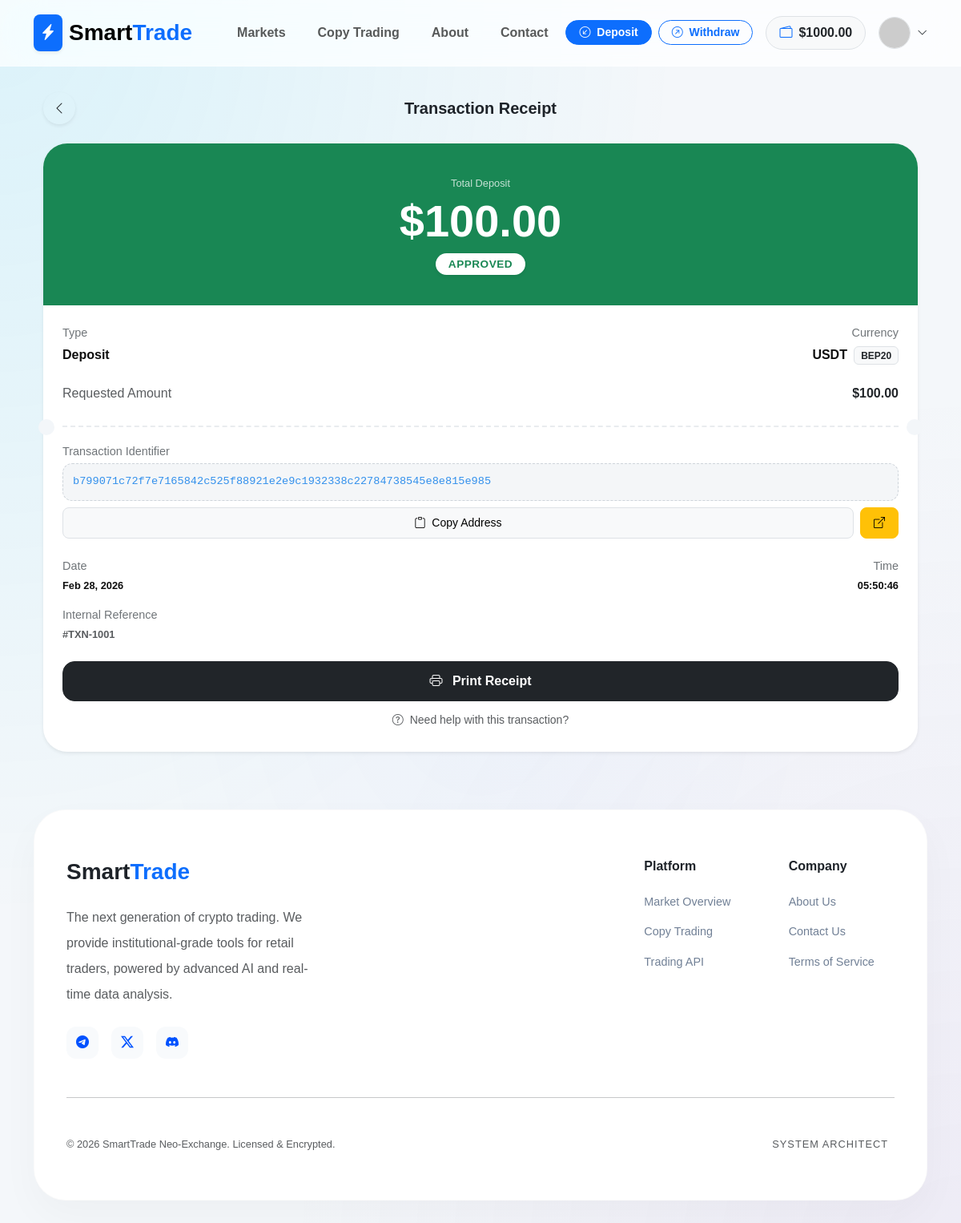
/transactions/transactions/1/ (signed in), run on the app's committed database.
### apps/accounts/models.py (models this page shows, shortened)
class User(AbstractUser):
    email = models.EmailField(unique=True, verbose_name="Email Address")
    balance = models.DecimalField(
        max_digits=20,
        decimal_places=2,
        default=0.00,
        verbose_name="Total Balance (USDT)"
    )
    wallet_address = models.CharField(
        max_length=255,
        blank=True,
        null=True,
        verbose_name="User Wallet Address"
    )
    is_verified = models.BooleanField(default=True)
    referred_by = models.ForeignKey('self', on_delete=models.SET_NULL, null=True, blank=True)
    referral_code = models.CharField(max_length=10, unique=True, blank=True)
    USERNAME_FIELD = 'email'
    REQUIRED_FIELDS = ['username']
    class Meta:
        verbose_name = 'User'
        verbose_name_plural = 'Users'

### apps/transactions/models.py (models this page shows, shortened)
class Transaction(models.Model):
    TRANSACTION_TYPES = (
        ('deposit', 'Deposit'),
        ('withdraw', 'Withdraw'),
    )
    STATUS_CHOICES = (
        ('pending', 'Pending'),
        ('approved', 'Approved'),
        ('rejected', 'Rejected'),
    )
    user = models.ForeignKey(settings.AUTH_USER_MODEL, on_delete=models.CASCADE)
    tx_type = models.CharField(max_length=10, choices=TRANSACTION_TYPES)
    amount = models.DecimalField(max_digits=20, decimal_places=2)
    fee = models.DecimalField(max_digits=20, decimal_places=2, default=0.00)
    currency = models.CharField(max_length=10, default='USDT')
    tx_hash = models.CharField(max_length=255)
    status = models.CharField(max_length=10, choices=STATUS_CHOICES, default='pending')
    created_at = models.DateTimeField(auto_now_add=True)
    updated_at = models.DateTimeField(auto_now=True)
    NETWORK_CHOICES = (
        ('TRC20', 'TRC20'),
        ('BEP20', 'BEP20'),
    )
    network = models.CharField(max_length=10, choices=NETWORK_CHOICES, default='TRC20')
    @property
    def net_amount(self):
        if self.tx_type == 'withdraw':
            return self.amount - self.fee
        return self.amount

### apps/transactions/views.py (the view)
# urls.py: path('transactions/<int:pk>/', views.transaction_detail, name='transaction_detail'),
def transaction_detail(request, pk):
    transaction = get_object_or_404(Transaction, pk=pk, user=request.user)
    return render(request, 'transactions/transaction_detail.html', {'tx': transaction})

### apps/accounts/views.py (called while the page is built)
def user_notifications(request):
    if request.user.is_authenticated:
        return {
            'unread_notifications': request.user.notifications.filter(is_read=False).order_by('-created_at')
        }
    return {}

### templates/transactions/transaction_detail.html (shortened to what this page needs)
{% extends 'base.html' %}
{% block content %}
<div class="container py-4">
    <div class="d-flex align-items-center justify-content-between mb-4">
        <a href="{% url 'transactions:history' %}" class="btn btn-white shadow-sm rounded-circle p-2" style="width: 40px; height: 40px;">
            <i class="bi bi-chevron-left"></i>
        </a>
        <h5 class="fw-bold mb-0">Transaction Receipt</h5>
        <div style="width: 40px;"></div> </div>
    <div class="card border-0 shadow-sm receipt-card">
        <div class="receipt-header text-center {% if tx.tx_type == 'deposit' %}bg-success{% else %}bg-danger{% endif %} text-white">
            <div class="opacity-75 small mb-1">{% if tx.tx_type == 'withdraw' %}Final Payout{% else %}Total Deposit{% endif %}</div>
            <div class="display-4 fw-bold mb-2">${{ tx.net_amount }}</div>
            <span class="status-badge {% if tx.status == 'approved' %}bg-white text-success{% elif tx.status == 'pending' %}bg-white text-warning{% else %}bg-white text-danger{% endif %} shadow-sm">
                {{ tx.get_status_display|upper }}
            </span>
        </div>
        <div class="card-body p-4">
            <div class="row g-3">
                <div class="col-6">
                    <div class="info-label">Type</div>
                    <div class="info-value text-capitalize">{{ tx.tx_type }}</div>
                </div>
                <div class="col-6 text-end">
                    <div class="info-label">Currency</div>
                    <div class="info-value">{{ tx.currency }} <span class="badge bg-light text-dark border ms-1">{{ tx.network }}</span></div>
                </div>
                <div class="col-12 mt-4">
                    <div class="d-flex justify-content-between mb-2">
                        <span class="text-muted">Requested Amount</span>
                        <span class="fw-bold text-dark">${{ tx.amount }}</span>
                    </div>
                </div>
            </div>
            <div class="divider-dashed"></div>
            <div class="mb-4">
                <div class="info-label">
                    {% if tx.tx_type == 'withdraw' %}
                        Destination Wallet ({{ tx.network }})
                    {% else %}
                        Transaction Identifier
                    {% endif %}
                </div>
                <div class="hash-box mb-2" id="wallet-address">
                    {{ tx.tx_hash|default:"Processing..." }}
                </div>
                <div class="d-flex gap-2">
                    <button class="btn btn-sm btn-light flex-grow-1 py-2 rounded-3 border" onclick="copyToClipboard('{{ tx.tx_hash }}')">
                        <i class="bi bi-clipboard me-1"></i> Copy Address
                    </button>
                    {% if tx.tx_hash %}
                        {% if tx.network == 'TRC20' %}
                        <a href="https://tronscan.org/#/transaction/{{ tx.tx_hash }}" target="_blank" class="btn btn-sm btn-primary rounded-3 px-3 py-2" title="View on TronScan">
                            <i class="bi bi-box-arrow-up-right"></i>
                        </a>
                        {% elif tx.network == 'BEP20' %}
                        <a href="https://bscscan.com/tx/{{ tx.tx_hash }}" target="_blank" class="btn btn-sm btn-warning rounded-3 px-3 py-2" title="View on BscScan">
                            <i class="bi bi-box-arrow-up-right"></i>
                        </a>
                        {% endif %}
                    {% endif %}
                </div>
            </div>
            <div class="row g-3 mb-4">
                <div class="col-6">
                    <div class="info-label">Date</div>
                    <div class="info-value small">{{ tx.created_at|date:"M d, Y" }}</div>
                </div>
                <div class="col-6 text-end">
                    <div class="info-label">Time</div>
                    <div class="info-value small">{{ tx.created_at|date:"H:i:s" }}</div>
                </div>
                <div class="col-12">
                    <div class="info-label">Internal Reference</div>
                    <div class="info-value text-muted small">#TXN-{{ tx.id|add:1000 }}</div>
                </div>
            </div>
            <div class="d-grid gap-2">
                <button class="btn btn-dark btn-action" onclick="window.print()">
                    <i class="bi bi-printer me-2"></i> Print Receipt
                </button>
                <a href="{% url 'accounts:ticket_list' %}" class="btn btn-link text-muted btn-sm text-decoration-none">
                    <i class="bi bi-question-circle me-1"></i> Need help with this transaction?
                </a>
            </div>
        </div>
    </div>
</div>
{% endblock %}

### templates/base.html (shortened to what this page needs)
<!DOCTYPE html>
<html lang="en">
<head>
    <link href="https://cdn.jsdelivr.net/npm/bootstrap@5.3.0/dist/css/bootstrap.min.css" rel="stylesheet">
    <link rel="stylesheet" href="https://cdn.jsdelivr.net/npm/bootstrap-icons@1.11.0/font/bootstrap-icons.css">
    <link href="https://cdn.jsdelivr.net/gh/rastikerdar/vazirmatn@v33.003/Vazirmatn-font-face.css" rel="stylesheet">
    <link rel="stylesheet" href="https://cdnjs.cloudflare.com/ajax/libs/animate.css/4.1.1/animate.min.css"/>
</head>
<body>
<nav class="navbar navbar-expand-lg sticky-top d-none d-lg-block">
    <div class="container">
        <a class="navbar-brand d-flex align-items-center" href="{% url 'home' %}">
            <div class="bg-primary p-2 rounded-3 me-2 shadow-sm">
                <i class="bi bi-lightning-charge-fill text-white"></i>
            </div>
            <span class="fw-bolder fs-3">Smart<span class="text-primary">Trade</span></span>
        </a>
        <div class="collapse navbar-collapse">
            <ul class="navbar-nav ms-4 gap-2">
                <li class="nav-item"><a class="nav-link fw-bold px-3" href="{% url 'trading:market_list' %}">Markets</a></li>
                <li class="nav-item"><a class="nav-link fw-bold px-3" href="{% url 'trading:copy_list' %}">Copy Trading</a></li>
                <li class="nav-item"><a class="nav-link fw-bold px-3" href="{% url 'accounts:about_us' %}">About</a></li>
                <li class="nav-item"><a class="nav-link fw-bold px-3" href="{% url 'accounts:contact_us' %}">Contact</a></li>
            </ul>
            <div class="ms-auto d-flex align-items-center gap-3">
                {% if user.is_authenticated %}
                    <div class="d-none d-xl-flex gap-2">
                        <a href="{% url 'transactions:deposit' %}" class="btn btn-sm btn-primary rounded-pill px-3 fw-bold">
                            <i class="bi bi-arrow-down-left-circle me-1"></i> Deposit
                        </a>
                        <a href="{% url 'transactions:withdraw' %}" class="btn btn-sm btn-outline-primary rounded-pill px-3 fw-bold">
                            <i class="bi bi-arrow-up-right-circle me-1"></i> Withdraw
                        </a>
                    </div>
                    <div class="bg-light px-3 py-2 rounded-pill fw-bold border d-flex align-items-center">
                        <i class="bi bi-wallet2 text-primary me-2"></i>
                        <span class="text-dark">${{ user.balance|floatformat:2 }}</span>
                    </div>
                    <div class="dropdown">
                        <div class="d-flex align-items-center gap-2" data-bs-toggle="dropdown" style="cursor:pointer">
                            <img src="https://ui-avatars.com/api/?name={{ user.username }}&background=0052FF&color=fff&bold=true" class="rounded-circle border" width="40" height="40">
                            <i class="bi bi-chevron-down small"></i>
                        </div>
                    </div>
                {% else %}
                    <a href="{% url 'accounts:login' %}" class="btn fw-bold px-4">Login</a>
                    <a href="{% url 'accounts:register' %}" class="btn btn-primary rounded-pill px-4 fw-bold shadow-sm">Join Now</a>
                {% endif %}
            </div>
        </div>
    </div>
</nav>
<div class="container mt-2 animate__animated animate__fadeIn">
    <div class="position-fixed top-0 end-0 p-3" style="z-index: 2000; margin-top: 80px;">
    </div>
    {% block content %}{% endblock %}
</div>
<footer class="mt-5 pb-5">
    <div class="container">
        <div class="footer-card">
            <div class="row g-5">
                <div class="col-lg-4">
                    <h3 class="fw-bolder mb-4">Smart<span class="text-primary">Trade</span></h3>
                    <p class="text-muted lh-lg mb-4">The next generation of crypto trading. We provide institutional-grade tools for retail traders, powered by advanced AI and real-time data analysis.</p>
                    <div class="d-flex gap-3">
                        <a href="https://t.me/" target="_blank" class="icon-box">
                            <i class="bi bi-telegram"></i>
                        </a>
                        <a href="https://twitter.com" target="_blank" class="icon-box">
                            <i class="bi bi-twitter-x"></i>
                        </a>
                        <a href="https://discord.com" target="_blank" class="icon-box">
                            <i class="bi bi-discord"></i>
                        </a>
                    </div>
                </div>
                <div class="col-6 col-lg-2 ms-lg-auto">
                    <h6 class="fw-bold mb-4">Platform</h6>
                    <div class="d-grid gap-3">
                        <a href="{% url 'trading:market_list' %}" class="footer-link">Market Overview</a>
                        <a href="{% url 'trading:copy_list' %}" class="footer-link">Copy Trading</a>
                        <a href="#" class="footer-link">Trading API</a>
                    </div>
                </div>
                <div class="col-6 col-lg-2">
                    <h6 class="fw-bold mb-4">Company</h6>
                    <div class="d-grid gap-3">
                        <a href="{% url 'accounts:about_us' %}" class="footer-link">About Us</a>
                        <a href="{% url 'accounts:contact_us' %}" class="footer-link">Contact Us</a>
                        <a href="{% url 'accounts:terms_conditions' %}" class="footer-link">Terms of Service</a>
                    </div>
                </div>
            </div>
            <hr class="my-5 opacity-10">
            <div class="d-flex flex-column flex-md-row justify-content-between align-items-center gap-4">
                <div class="small text-muted">© 2026 SmartTrade Neo-Exchange. Licensed & Encrypted.</div>
                <div class="d-flex align-items-center flex-wrap justify-content-center justify-content-md-start">
                    <span class="small text-muted me-2" style="font-size: 0.7rem; letter-spacing: 1px;">SYSTEM ARCHITECT</span>
                </div>
            </div>
        </div>
    </div>
</footer>
</body>
</html>

### templates/base.html (style rules this page uses)
:root { --neon-blue: #00d2ff; --deep-royal: #0052ff; --cyber-purple: #9d50bb; --glass-bg: rgba(255, 255, 255, 0.85); --mobile-nav-height: 80px; }
body { font-family: 'Vazirmatn', sans-serif; background-color: #f4f7fa; color: #1e2329; overflow-x: hidden; padding-bottom: var(--mobile-nav-height); }
.navbar { backdrop-filter: blur(25px) saturate(180%); -webkit-backdrop-filter: blur(25px) saturate(180%); background: rgba(255, 255, 255, 0.75); border-bottom: 1px solid rgba(255, 255, 255, 0.3); padding: 0.8rem 0; z-index: 1050; }
.footer-card { background: white; border-radius: 40px; padding: 60px 40px; box-shadow: 0 20px 50px rgba(0,0,0,0.03); border: 1px solid rgba(0,0,0,0.02); }
.footer-link { color: #718096; text-decoration: none; transition: 0.2s; font-size: 0.9rem; }
.icon-box { width: 40px; height: 40px; background: #f8fafc; border-radius: 12px; display: flex; align-items: center; justify-content: center; color: var(--deep-royal); transition: 0.3s; }

### templates/transactions/transaction_detail.html (style rules this page uses)
.receipt-card { border-radius: 30px; background: #ffffff; position: relative; }
.receipt-header { border-radius: 30px 30px 0 0; padding: 40px 20px; }
.status-badge { padding: 6px 16px; border-radius: 50px; font-size: 0.85rem; font-weight: 600; letter-spacing: 0.5px; }
.info-label { color: #707579; font-size: 0.9rem; margin-bottom: 4px; }
.info-value { color: #0f0f0f; font-weight: 600; font-size: 1rem; }
.hash-box { background: #f4f6f8; border: 1px dashed #ced4da; border-radius: 12px; padding: 12px; font-family: 'Courier New', Courier, monospace; font-size: 0.85rem; color: #3390ec; word-break: break-all; }
.divider-dashed { border-top: 2px dashed #e9ecef; margin: 20px 0; position: relative; }
.divider-dashed::before, .divider-dashed::after { content: ''; position: absolute; top: -10px; width: 20px; height: 20px; background: #f3f6f9; border-radius: 50%; }
.divider-dashed::before { left: -30px; }
.divider-dashed::after { right: -30px; }
.btn-action { border-radius: 15px; padding: 12px; font-weight: 600; transition: all 0.3s ease; }

### data on the page
User: balance "1000.00"
Transaction: net_amount "100.00", status "APPROVED", tx_type "Deposit", currency "USDT", network "BEP20", amount "100.00", tx_hash "b799071c72f7e7165842c525f88921e2e9c1932338c22784738545e8e815e985", created_at "Feb 28, 2026", created_at "05:50:46", id|add "1001"
